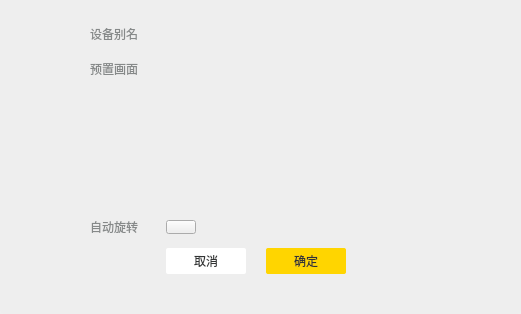
<?xml version="1.0" encoding="UTF-8"?>
<ui version="4.0">
 <class>settingWidget</class>
 <widget class="QWidget" name="settingWidget">
  <property name="geometry">
   <rect>
    <x>0</x>
    <y>0</y>
    <width>521</width>
    <height>314</height>
   </rect>
  </property>
  <property name="windowTitle">
   <string>Form</string>
  </property>
  <property name="styleSheet">
   <string notr="true">QLabel{
font-family:&quot;微软雅黑&quot;;
font-size:12px;
color:#868989;
line-height:12px;
text-align:right;
}
QWidget#widget{
background:#eeeeee;
box-shadow:0 2px 10px 1px rgba(0,0,0,0.20);
border-bottom-left-radius:4px;
border-bottom-right-radius:4px;
}</string>
  </property>
  <layout class="QHBoxLayout" name="horizontalLayout">
   <property name="spacing">
    <number>0</number>
   </property>
   <property name="leftMargin">
    <number>0</number>
   </property>
   <property name="topMargin">
    <number>0</number>
   </property>
   <property name="rightMargin">
    <number>0</number>
   </property>
   <property name="bottomMargin">
    <number>0</number>
   </property>
   <item>
    <widget class="QWidget" name="widget" native="true">
     <layout class="QHBoxLayout" name="horizontalLayout_2">
      <property name="spacing">
       <number>0</number>
      </property>
      <property name="leftMargin">
       <number>90</number>
      </property>
      <property name="topMargin">
       <number>20</number>
      </property>
      <property name="rightMargin">
       <number>100</number>
      </property>
      <property name="bottomMargin">
       <number>40</number>
      </property>
      <item>
       <layout class="QGridLayout" name="gridLayout">
        <property name="horizontalSpacing">
         <number>20</number>
        </property>
        <property name="verticalSpacing">
         <number>14</number>
        </property>
        <item row="0" column="0">
         <widget class="QLabel" name="label">
          <property name="minimumSize">
           <size>
            <width>48</width>
            <height>12</height>
           </size>
          </property>
          <property name="maximumSize">
           <size>
            <width>48</width>
            <height>12</height>
           </size>
          </property>
          <property name="styleSheet">
           <string notr="true"/>
          </property>
          <property name="text">
           <string>设备别名</string>
          </property>
         </widget>
        </item>
        <item row="0" column="1" colspan="3">
         <widget class="commonLineEdit" name="deviceName" native="true">
          <property name="minimumSize">
           <size>
            <width>220</width>
            <height>29</height>
           </size>
          </property>
         </widget>
        </item>
        <item row="1" column="0">
         <widget class="QLabel" name="label_2">
          <property name="minimumSize">
           <size>
            <width>48</width>
            <height>12</height>
           </size>
          </property>
          <property name="maximumSize">
           <size>
            <width>48</width>
            <height>12</height>
           </size>
          </property>
          <property name="text">
           <string>预置画面</string>
          </property>
         </widget>
        </item>
        <item row="1" column="1" rowspan="2" colspan="3">
         <widget class="QWidget" name="imageWidget" native="true">
          <property name="minimumSize">
           <size>
            <width>220</width>
            <height>110</height>
           </size>
          </property>
         </widget>
        </item>
        <item row="2" column="0">
         <spacer name="verticalSpacer">
          <property name="orientation">
           <enum>Qt::Vertical</enum>
          </property>
          <property name="sizeHint" stdset="0">
           <size>
            <width>20</width>
            <height>40</height>
           </size>
          </property>
         </spacer>
        </item>
        <item row="3" column="0">
         <widget class="QLabel" name="label_3">
          <property name="minimumSize">
           <size>
            <width>48</width>
            <height>12</height>
           </size>
          </property>
          <property name="maximumSize">
           <size>
            <width>48</width>
            <height>12</height>
           </size>
          </property>
          <property name="text">
           <string>自动旋转</string>
          </property>
         </widget>
        </item>
        <item row="3" column="1">
         <widget class="QPushButton" name="autoBtn">
          <property name="minimumSize">
           <size>
            <width>30</width>
            <height>14</height>
           </size>
          </property>
          <property name="maximumSize">
           <size>
            <width>30</width>
            <height>14</height>
           </size>
          </property>
          <property name="styleSheet">
           <string notr="true">border-image:url(:/image/image/effects.png);</string>
          </property>
          <property name="text">
           <string/>
          </property>
         </widget>
        </item>
        <item row="4" column="0">
         <spacer name="horizontalSpacer">
          <property name="orientation">
           <enum>Qt::Horizontal</enum>
          </property>
          <property name="sizeType">
           <enum>QSizePolicy::Expanding</enum>
          </property>
          <property name="sizeHint" stdset="0">
           <size>
            <width>40</width>
            <height>20</height>
           </size>
          </property>
         </spacer>
        </item>
        <item row="4" column="1">
         <widget class="QPushButton" name="cancelBtn">
          <property name="minimumSize">
           <size>
            <width>80</width>
            <height>26</height>
           </size>
          </property>
          <property name="maximumSize">
           <size>
            <width>80</width>
            <height>26</height>
           </size>
          </property>
          <property name="styleSheet">
           <string notr="true">#cancelBtn{
background:#ffffff;
border-radius:2px;
font-family:&quot;微软雅黑&quot;;
font-size:12px;
color:#323434;
letter-spacing:0;
line-height:12px;
text-align:center;
}
#cancelBtn:pressed{
margin:1px;
}
</string>
          </property>
          <property name="text">
           <string>取消</string>
          </property>
         </widget>
        </item>
        <item row="4" column="2">
         <widget class="QPushButton" name="confirmBtn">
          <property name="minimumSize">
           <size>
            <width>80</width>
            <height>26</height>
           </size>
          </property>
          <property name="maximumSize">
           <size>
            <width>80</width>
            <height>26</height>
           </size>
          </property>
          <property name="styleSheet">
           <string notr="true">#confirmBtn{
background:#ffd500;
border-radius:2px;
width:80px;
height:26px;
font-family:&quot;微软雅黑&quot;;
font-size:12px;
color:#323434;
letter-spacing:0;
line-height:12px;
text-align:center;
}
#confirmBtn:pressed{
margin:1px;
}</string>
          </property>
          <property name="text">
           <string>确定</string>
          </property>
         </widget>
        </item>
        <item row="4" column="3">
         <spacer name="horizontalSpacer_2">
          <property name="orientation">
           <enum>Qt::Horizontal</enum>
          </property>
          <property name="sizeHint" stdset="0">
           <size>
            <width>40</width>
            <height>20</height>
           </size>
          </property>
         </spacer>
        </item>
       </layout>
      </item>
     </layout>
    </widget>
   </item>
  </layout>
 </widget>
 <customwidgets>
  <customwidget>
   <class>commonLineEdit</class>
   <extends>QWidget</extends>
   <header>commonlineedit.h</header>
   <container>1</container>
  </customwidget>
 </customwidgets>
 <resources/>
 <connections/>
</ui>
